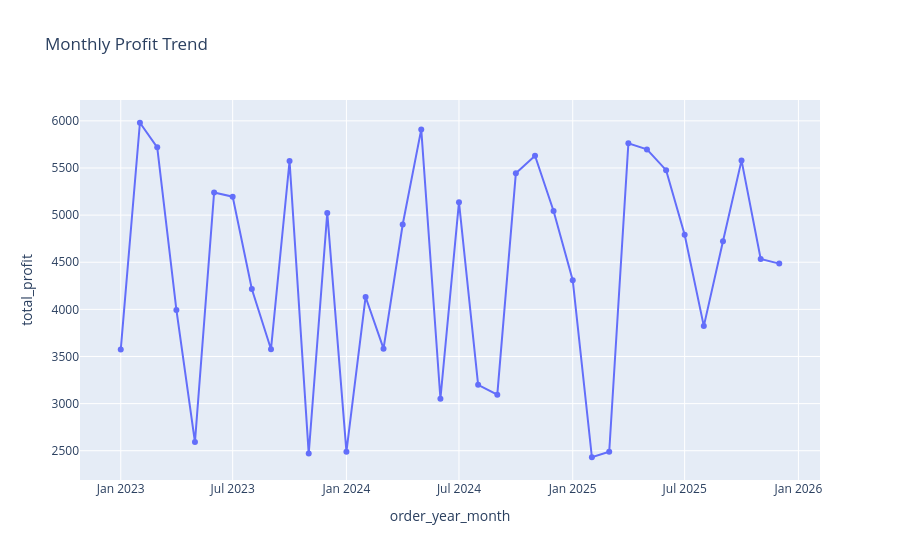

Here is the notebook cell this chart was saved with:
### Code cell
fig = px.line(
    monthly_sales,
    x="order_year_month",
    y="total_profit",
    markers=True,
    title="Monthly Profit Trend",
)

fig.show()

### Figure 1 — Plotly figure (JSON) as saved in the notebook; plotly's stock layout.template omitted (floating-point values rounded to 4 significant figures)
{"data": [{"hovertemplate": "order_year_month=%{x}<br>total_profit=%{y}<extra></extra>", "legendgroup": "", "line": {"color": "#636efa", "dash": "solid"}, "marker": {"symbol": "circle"}, "mode": "lines+markers", "name": "", "orientation": "v", "showlegend": false, "type": "scatter", "x": ["2023-01", "2023-02", "2023-03", "2023-04", "2023-05", "2023-06", "2023-07", "2023-08", "2023-09", "2023-10", "2023-11", "2023-12", "2024-01", "2024-02", "2024-03", "2024-04", "2024-05", "2024-06", "2024-07", "2024-08", "2024-09", "2024-10", "2024-11", "2024-12", "2025-01", "2025-02", "2025-03", "2025-04", "2025-05", "2025-06", "2025-07", "2025-08", "2025-09", "2025-10", "2025-11", "2025-12"], "xaxis": "x", "y": [3573.0, 5980.0, 5719.0, 3994.0, 2592.0, 5240.0, 5196.0, 4216.0, 3577.0, 5573.0, 2470.0, 5023.0, 2490.0, 4131.0, 3583.0, 4901.0, 5909.0, 3052.0, 5137.0, 3199.0, 3095.0, 5443.0, 5631.0, 5044.0, 4310.0, 2431.0, 2490.0, 5762.0, 5697.0, 5477.0, 4791.0, 3822.0, 4722.0, 5581.0, 4535.0, 4485.0], "yaxis": "y"}], "layout": {"legend": {"tracegroupgap": 0}, "title": {"text": "Monthly Profit Trend"}, "xaxis": {"anchor": "y", "domain": [0, 1], "title": {"text": "order_year_month"}}, "yaxis": {"anchor": "x", "domain": [0, 1], "title": {"text": "total_profit"}}}}
